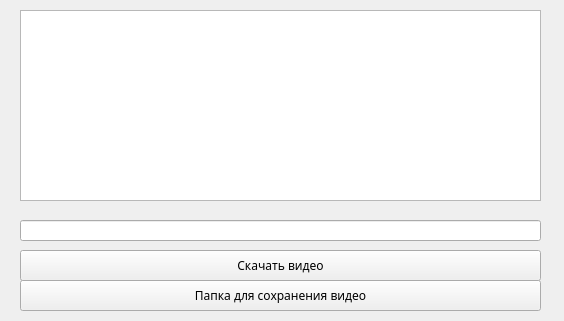
<?xml version="1.0" encoding="UTF-8"?>
<ui version="4.0">
 <class>Form</class>
 <widget class="QWidget" name="Form">
  <property name="geometry">
   <rect>
    <x>0</x>
    <y>0</y>
    <width>564</width>
    <height>321</height>
   </rect>
  </property>
  <property name="windowTitle">
   <string>Form</string>
  </property>
  <widget class="QPlainTextEdit" name="console">
   <property name="geometry">
    <rect>
     <x>20</x>
     <y>10</y>
     <width>521</width>
     <height>191</height>
    </rect>
   </property>
  </widget>
  <widget class="QLineEdit" name="url_video">
   <property name="geometry">
    <rect>
     <x>20</x>
     <y>220</y>
     <width>521</width>
     <height>21</height>
    </rect>
   </property>
   <property name="styleSheet">
    <string notr="true"/>
   </property>
   <property name="text">
    <string/>
   </property>
  </widget>
  <widget class="QPushButton" name="download">
   <property name="geometry">
    <rect>
     <x>20</x>
     <y>250</y>
     <width>521</width>
     <height>31</height>
    </rect>
   </property>
   <property name="font">
    <font>
     <family>PT Mono</family>
    </font>
   </property>
   <property name="text">
    <string>Скачать видео</string>
   </property>
  </widget>
  <widget class="QPushButton" name="video_path">
   <property name="geometry">
    <rect>
     <x>20</x>
     <y>280</y>
     <width>521</width>
     <height>31</height>
    </rect>
   </property>
   <property name="font">
    <font>
     <family>PT Mono</family>
    </font>
   </property>
   <property name="text">
    <string>Папка для сохранения видео</string>
   </property>
  </widget>
 </widget>
 <resources/>
 <connections/>
</ui>
